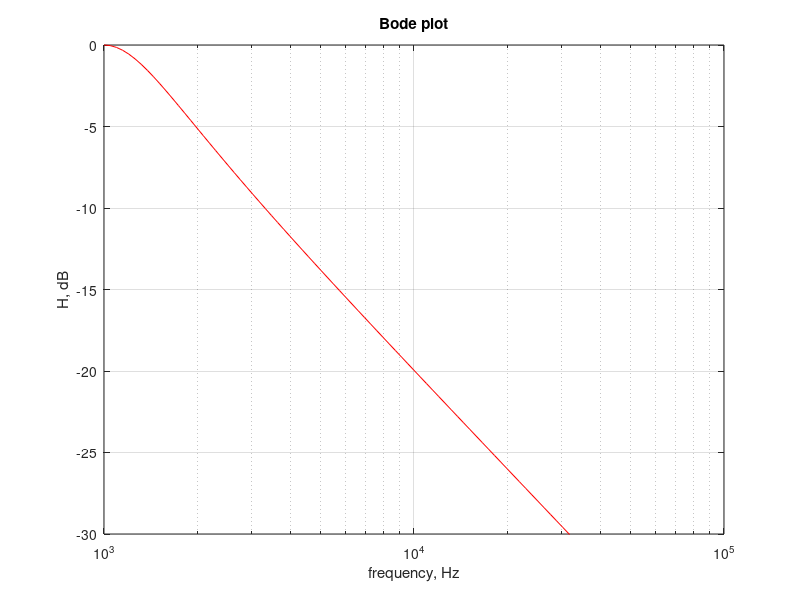

Reproduce this figure in MATLAB.
f       = logspace(3, 5, 101); 
f0      = 1e3;     
Q       = 1;     
H       = 1./sqrt(1+Q^2*(f/f0-f0./f).^2);
HdB     = 20*log10(H); 
semilogx(f, HdB, 'r'); grid on; 
title('Bode plot'); 
xlabel('frequency, Hz'); ylabel('H, dB')
axis([min(f) max(f) -30 0])